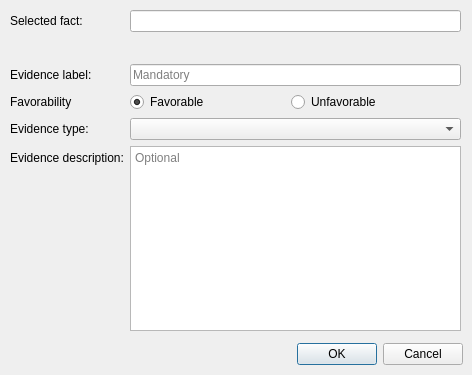
<?xml version="1.0" encoding="UTF-8"?>
<ui version="4.0">
 <class>AddEvidenceForm</class>
 <widget class="QWidget" name="AddEvidenceForm">
  <property name="geometry">
   <rect>
    <x>0</x>
    <y>0</y>
    <width>472</width>
    <height>375</height>
   </rect>
  </property>
  <property name="windowTitle">
   <string>Form</string>
  </property>
  <widget class="QWidget" name="formLayoutWidget">
   <property name="geometry">
    <rect>
     <x>10</x>
     <y>10</y>
     <width>451</width>
     <height>321</height>
    </rect>
   </property>
   <layout class="QFormLayout" name="formLayout">
    <item row="5" column="0">
     <widget class="QLabel" name="evidence_desc_label">
      <property name="text">
       <string>Evidence description:</string>
      </property>
     </widget>
    </item>
    <item row="5" column="1">
     <widget class="QPlainTextEdit" name="evidence_desc_text_edit">
      <property name="whatsThis">
       <string>&lt;html&gt;&lt;head/&gt;&lt;body&gt;&lt;p&gt;In this field you may enter a detailed description of the evidence being added.&lt;/p&gt;&lt;p&gt;&lt;span style=&quot; font-style:italic;&quot;&gt;Optional field&lt;/span&gt;&lt;/p&gt;&lt;/body&gt;&lt;/html&gt;</string>
      </property>
      <property name="placeholderText">
       <string>Optional</string>
      </property>
     </widget>
    </item>
    <item row="0" column="0">
     <widget class="QLabel" name="selected_fact_label">
      <property name="text">
       <string>Selected fact:</string>
      </property>
     </widget>
    </item>
    <item row="0" column="1">
     <widget class="QLineEdit" name="selected_fact_line_edit">
      <property name="whatsThis">
       <string>&lt;html&gt;&lt;head/&gt;&lt;body&gt;&lt;p&gt;This field show the label of the selected fact.&lt;/p&gt;&lt;/body&gt;&lt;/html&gt;</string>
      </property>
      <property name="readOnly">
       <bool>true</bool>
      </property>
     </widget>
    </item>
    <item row="1" column="0">
     <spacer name="horizontalSpacer">
      <property name="orientation">
       <enum>Qt::Horizontal</enum>
      </property>
      <property name="sizeHint" stdset="0">
       <size>
        <width>40</width>
        <height>20</height>
       </size>
      </property>
     </spacer>
    </item>
    <item row="2" column="0">
     <widget class="QLabel" name="evidence_label">
      <property name="text">
       <string>Evidence label:</string>
      </property>
     </widget>
    </item>
    <item row="2" column="1">
     <widget class="QLineEdit" name="evidence_label_line_edit">
      <property name="whatsThis">
       <string>&lt;html&gt;&lt;head/&gt;&lt;body&gt;&lt;p&gt;Evidence label represents the text that is shown in the evidence graphical node. It allows up to 50 characters.&lt;/p&gt;&lt;p&gt;&lt;span style=&quot; font-weight:600; font-style:italic;&quot;&gt;Mandatory field&lt;/span&gt;&lt;/p&gt;&lt;/body&gt;&lt;/html&gt;</string>
      </property>
      <property name="maxLength">
       <number>50</number>
      </property>
      <property name="placeholderText">
       <string>Mandatory</string>
      </property>
     </widget>
    </item>
    <item row="3" column="1">
     <widget class="QWidget" name="widget" native="true">
      <property name="whatsThis">
       <string>&lt;html&gt;&lt;head/&gt;&lt;body&gt;&lt;p&gt;Aquí se selecciona la favorabilidad del hecho que se quiere agregar.&lt;/p&gt;&lt;p&gt;&lt;span style=&quot; font-weight:600; font-style:italic;&quot;&gt;Este campo es obligatorio&lt;/span&gt;&lt;/p&gt;&lt;/body&gt;&lt;/html&gt;</string>
      </property>
      <layout class="QHBoxLayout" name="horizontalLayout">
       <property name="spacing">
        <number>0</number>
       </property>
       <property name="leftMargin">
        <number>0</number>
       </property>
       <property name="topMargin">
        <number>0</number>
       </property>
       <property name="bottomMargin">
        <number>0</number>
       </property>
       <item>
        <widget class="QRadioButton" name="fav_radio_button">
         <property name="text">
          <string>Favorable</string>
         </property>
         <property name="checked">
          <bool>true</bool>
         </property>
         <attribute name="buttonGroup">
          <string notr="true">favorability_button_group</string>
         </attribute>
        </widget>
       </item>
       <item>
        <widget class="QRadioButton" name="unfav_radio_button">
         <property name="text">
          <string>Unfavorable</string>
         </property>
         <attribute name="buttonGroup">
          <string notr="true">favorability_button_group</string>
         </attribute>
        </widget>
       </item>
      </layout>
     </widget>
    </item>
    <item row="3" column="0">
     <widget class="QLabel" name="favorability_label">
      <property name="text">
       <string>Favorability</string>
      </property>
     </widget>
    </item>
    <item row="4" column="1">
     <widget class="QComboBox" name="evidence_type_combo_box">
      <property name="whatsThis">
       <string>&lt;html&gt;&lt;head/&gt;&lt;body&gt;&lt;p&gt;In this field you can select the type of evidence to be added to the case.&lt;/p&gt;&lt;p&gt;&lt;span style=&quot; font-weight:600; font-style:italic;&quot;&gt;Mandatory field&lt;/span&gt;&lt;/p&gt;&lt;/body&gt;&lt;/html&gt;</string>
      </property>
     </widget>
    </item>
    <item row="4" column="0">
     <widget class="QLabel" name="evidence_type_label">
      <property name="text">
       <string>Evidence type:</string>
      </property>
     </widget>
    </item>
   </layout>
  </widget>
  <widget class="QDialogButtonBox" name="button_box">
   <property name="geometry">
    <rect>
     <x>270</x>
     <y>340</y>
     <width>193</width>
     <height>28</height>
    </rect>
   </property>
   <property name="standardButtons">
    <set>QDialogButtonBox::Cancel|QDialogButtonBox::Ok</set>
   </property>
  </widget>
 </widget>
 <tabstops>
  <tabstop>evidence_label_line_edit</tabstop>
  <tabstop>fav_radio_button</tabstop>
  <tabstop>unfav_radio_button</tabstop>
  <tabstop>evidence_type_combo_box</tabstop>
  <tabstop>evidence_desc_text_edit</tabstop>
  <tabstop>selected_fact_line_edit</tabstop>
 </tabstops>
 <resources/>
 <connections/>
 <buttongroups>
  <buttongroup name="favorability_button_group"/>
 </buttongroups>
</ui>
